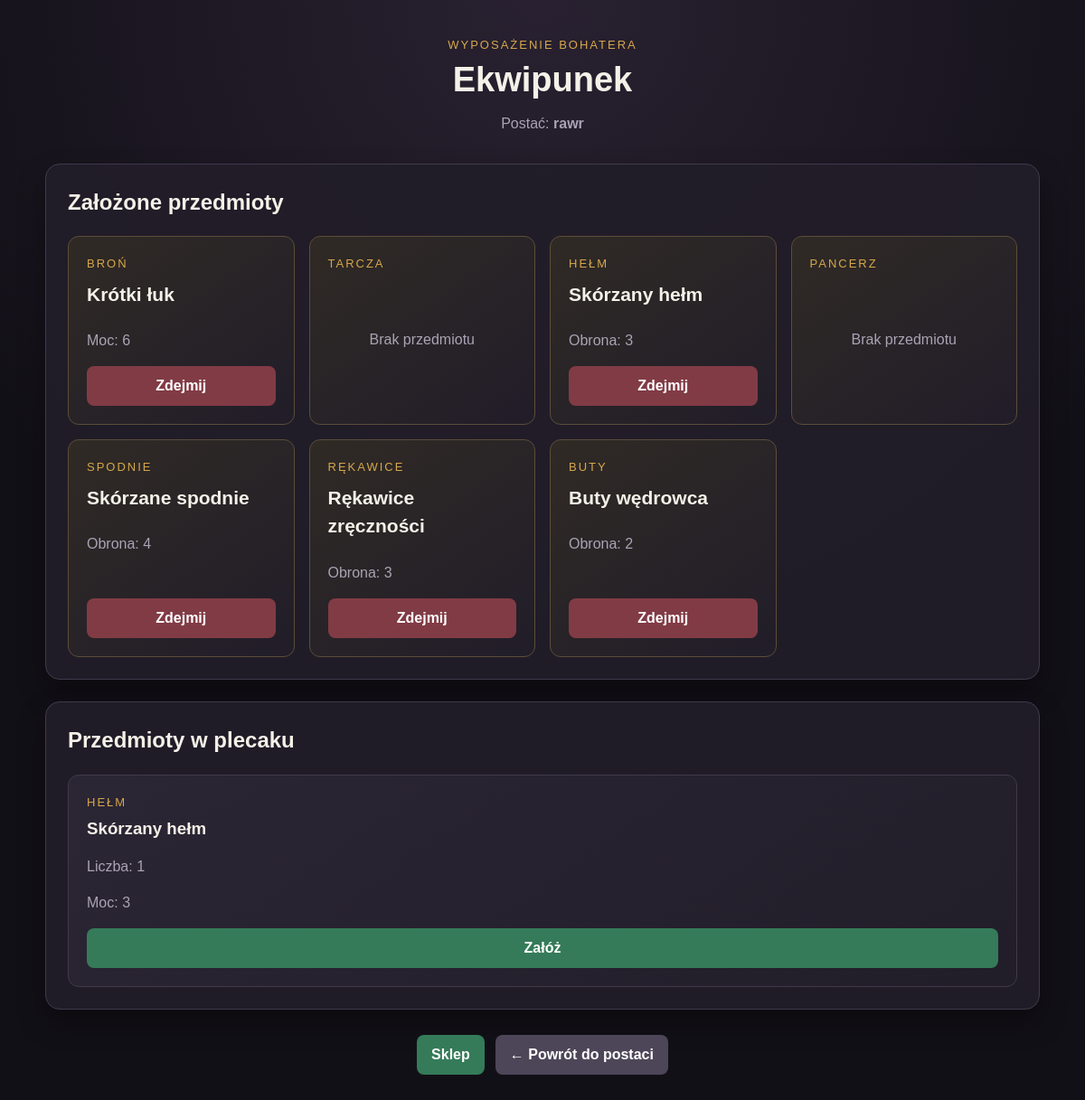
The app's page /game/1/equipment/ with its own data.
### game/models/character.py (models this page shows, shortened)
class Character(models.Model):
    owner = models.ForeignKey(User, on_delete=models.CASCADE, verbose_name=_("Właściciel"))
    name = models.CharField(_("Nazwa"), max_length=50)
    race = models.ForeignKey(
        "Race",
        on_delete=models.PROTECT,
        verbose_name=_("Rasa")
    )
    character_class = models.ForeignKey(
        "CharacterClass",
        on_delete=models.PROTECT,
        verbose_name=_("Klasa postaci")
    )
    level = models.IntegerField(_("Poziom"), default=1)
    experience = models.IntegerField(_("Doświadczenie"), default=0)
    max_hp = models.IntegerField(_("Maksymalne HP"), default=100)
    current_hp = models.IntegerField(_("Aktualne HP"), default=100)
    max_mana = models.IntegerField(_("Maksymalna mana"), default=0)
    current_mana = models.IntegerField(_("Aktualna mana"), default=0)
    strength = models.IntegerField(_("Siła"), default=10)
    agility = models.IntegerField(_("Zręczność"), default=10)
    intelligence = models.IntegerField(_("Inteligencja"), default=10)
    gold = models.IntegerField(_("Złoto"), default=0)

### game/models/equipment.py (models this page shows, shortened)
class Equipment(models.Model):
    character = models.OneToOneField(
        Character,
        on_delete=models.CASCADE,
        related_name="equipment",
        verbose_name=_("Postać")
    )
    weapon = models.ForeignKey(
        Item,
        on_delete=models.SET_NULL, null=True, blank=True,
        related_name="equipped_as_weapon",
        verbose_name=_("Broń")
    )
    shield = models.ForeignKey(
        Item,
        on_delete=models.SET_NULL, null=True, blank=True,
        related_name="equipped_as_shield",
        verbose_name=_("Tarcza")
    )
    helmet = models.ForeignKey(
        Item,
        on_delete=models.SET_NULL, null=True, blank=True,
        related_name="equipped_as_helmet",
        verbose_name=_("Hełm")
    )
    armor = models.ForeignKey(
        Item,
        on_delete=models.SET_NULL, null=True, blank=True,
        related_name="equipped_as_armor",
        verbose_name=_("Pancerz")
    )
    leggings = models.ForeignKey(
        Item,
        on_delete=models.SET_NULL, null=True, blank=True,
        related_name="equipped_as_leggings",
        verbose_name=_("Spodnie")
    )
    gloves = models.ForeignKey(
        Item,
        on_delete=models.SET_NULL, null=True, blank=True,
        related_name="equipped_as_gloves",
        verbose_name=_("Rękawice")
    )
    boots = models.ForeignKey(
        Item,
        on_delete=models.SET_NULL, null=True, blank=True,
        related_name="equipped_as_boots",
        verbose_name=_("Buty")
    )
    class Meta:
        verbose_name = _("Ekwipunek")
        verbose_name_plural = _("Ekwipunki")

### game/models/items.py (models this page shows, shortened)
class Item(models.Model):
    class Type(models.TextChoices):
        SWORD = "SWORD", "Miecz"
        BOW = "BOW", "Łuk"
        STAFF = "STAFF", "Laska"
        SHIELD = "SHIELD", "Tarcza"
        HELMET = "HELMET", "Hełm"
        ARMOR = "ARMOR", "Pancerz"
        LEGGINGS = "LEGGINGS", "Spodnie"
        GLOVES = "GLOVES", "Rękawice"
        BOOTS = "BOOTS", "Buty"
        POTION = "POTION", "Mikstura"
        MATERIAL = "MATERIAL", "Materiał"
        QUEST_ITEM = "QUEST_ITEM", "Przedmiot fabularny"
    class Rarity(models.TextChoices):
        COMMON = "COMMON", "Zwykły"
        UNCOMMON = "UNCOMMON", "Niepospolity"
        RARE = "RARE", "Rzadki"
        EPIC = "EPIC", "Epicki"
        LEGENDARY = "LEGENDARY", "Legendarny"
    class BonusStats(models.TextChoices):
        NONE = "NONE", "Brak"
        STRENGTH = "STRENGTH", "Siła"
        AGILITY = "AGILITY", "Zręczność"
        INTELLIGENCE = "INTELLIGENCE", "Inteligencja"
        HP = "HP", "Punkty życia"
        MANA = "MANA", "Mana"
    name = models.CharField(
        _("Nazwa"),
        max_length=100
    )
    description = models.TextField(
        _("Opis"),
        blank=True
    )
    type = models.CharField(
        _("Typ"),
        max_length=20,
        choices=Type.choices
    )
    rarity = models.CharField(
        _("Rzadkość"),
        max_length=20,
        choices=Rarity.choices,
        default=Rarity.COMMON
    )
    required_level = models.PositiveIntegerField(
        _("Wymagany poziom"),
        default=1
    )
    buy_price = models.PositiveIntegerField(
        _("Cena zakupu"),
        default=0
    )
    sell_price = models.PositiveIntegerField(
        _("Cena sprzedaży"),
        default=0
    )
    icon = models.ImageField(
        _("Ikona"),
        upload_to="items/icons/",
        blank=True,
        null=True
    )
    power = models.IntegerField(
        _("Moc (obrażenia/obrona)"),
        default=0
    )
    bonus_stat = models.CharField(
        _("Bonus do statystyki"),
        max_length=20,
        choices=BonusStats.choices,
        default=BonusStats.NONE
    )
    bonus_value = models.IntegerField(
        _("Wartość bonusu"),
        default=0
    )
    heal_amount = models.IntegerField(
        _("Leczenie hp"),
        default=0
    )

### game/models/inventory.py (models this page shows, shortened)
class InventoryItem(models.Model):
    character = models.ForeignKey(
        Character, on_delete=models.CASCADE,
        related_name="inventory_items",
        verbose_name=_("Postać")
    )
    item = models.ForeignKey(
        Item, on_delete=models.CASCADE,
        verbose_name=_("Przedmioty")
    )
    quantity = models.PositiveIntegerField(_("Ilość"), default=1)
    class Meta:
        verbose_name = _("Przedmioty w ekwipunku")
        verbose_name_plural = _("Przedmioty w ekwipunku")
        unique_together = ("character",'item')

### game/views.py (the view)
# urls.py: path("<int:character_id>/equipment/", views.equipment_detail, name="equipment_detail"),
def equipment_detail(request, character_id):
    character = get_object_or_404(Character, id=character_id)
    inventory_items = InventoryItem.objects.filter(character=character)
    error_message = request.GET.get('error')
    return render(request, "game/equipment_detail.html", {
        "character": character,
        "inventory_items": inventory_items,
        "error_message": error_message,
    })

### game/templates/game/equipment_detail.html (shortened to what this page needs)
<!DOCTYPE html>
{% load static %}
<html lang="pl">
<head>
    <link
        rel="stylesheet"
        href="{% static 'game/css/common.css' %}"
    >
    <link
        rel="stylesheet"
        href="{% static 'game/css/equipment.css' %}"
    >
</head>
<body>
<main class="page-container">
    <header class="page-header">
        <p class="equipment-label">Wyposażenie bohatera</p>
        <h1>Ekwipunek</h1>
        <p class="page-subtitle">
            Postać: <strong>{{ character.name }}</strong>
        </p>
    </header>
    <section class="panel">
        <h2>Założone przedmioty</h2>
        <div class="equipment-grid">
            <article class="equipment-slot">
                <p class="slot-name">Broń</p>
                {% if character.equipment.weapon %}
                    <h3>{{ character.equipment.weapon.name }}</h3>
                    <p class="slot-stat">
                        Moc: {{ character.equipment.weapon.power }}
                    </p>
                    <form
                        method="post"
                        action="{% url 'game:unequip_item' character.id 'weapon' %}"
                    >
                        <button
                            class="button button-danger"
                            type="submit"
                        >
                            Zdejmij
                        </button>
                    </form>
                {% else %}
                    <p class="empty-slot">Brak przedmiotu</p>
                {% endif %}
            </article>
            <article class="equipment-slot">
                <p class="slot-name">Tarcza</p>
                {% if character.equipment.shield %}
                    <h3>{{ character.equipment.shield.name }}</h3>
                    <p class="slot-stat">
                        Obrona: {{ character.equipment.shield.power }}
                    </p>
                    <form
                        method="post"
                        action="{% url 'game:unequip_item' character.id 'shield' %}"
                    >
                        {% csrf_token %}
                        <button
                            class="button button-danger"
                            type="submit"
                        >
                            Zdejmij
                        </button>
                    </form>
                {% else %}
                    <p class="empty-slot">Brak przedmiotu</p>
                {% endif %}
            </article>
            <article class="equipment-slot">
                <p class="slot-name">Hełm</p>
                {% if character.equipment.helmet %}
                    <h3>{{ character.equipment.helmet.name }}</h3>
                    <p class="slot-stat">
                        Obrona: {{ character.equipment.helmet.power }}
                    </p>
                    <form
                        method="post"
                        action="{% url 'game:unequip_item' character.id 'helmet' %}"
                    >
                        <button
                            class="button button-danger"
                            type="submit"
                        >
                            Zdejmij
                        </button>
                    </form>
                {% else %}
                    <p class="empty-slot">Brak przedmiotu</p>
                {% endif %}
            </article>
            <article class="equipment-slot">
                <p class="slot-name">Pancerz</p>
                {% if character.equipment.armor %}
                    <h3>{{ character.equipment.armor.name }}</h3>
                    <p class="slot-stat">
                        Obrona: {{ character.equipment.armor.power }}
                    </p>
                    <form
                        method="post"
                        action="{% url 'game:unequip_item' character.id 'armor' %}"
                    >
                        {% csrf_token %}
                        <button
                            class="button button-danger"
                            type="submit"
                        >
                            Zdejmij
                        </button>
                    </form>
                {% else %}
                    <p class="empty-slot">Brak przedmiotu</p>
                {% endif %}
            </article>
            <article class="equipment-slot">
                <p class="slot-name">Spodnie</p>
                {% if character.equipment.leggings %}
                    <h3>{{ character.equipment.leggings.name }}</h3>
                    <p class="slot-stat">
                        Obrona: {{ character.equipment.leggings.power }}
                    </p>
                    <form
                        method="post"
                        action="{% url 'game:unequip_item' character.id 'leggings' %}"
                    >
                        <button
                            class="button button-danger"
                            type="submit"
                        >
                            Zdejmij
                        </button>
                    </form>
                {% else %}
                    <p class="empty-slot">Brak przedmiotu</p>
                {% endif %}
            </article>
            <article class="equipment-slot">
                <p class="slot-name">Rękawice</p>
                {% if character.equipment.gloves %}
                    <h3>{{ character.equipment.gloves.name }}</h3>
                    <p class="slot-stat">
                        Obrona: {{ character.equipment.gloves.power }}
                    </p>
                    <form
                        method="post"
                        action="{% url 'game:unequip_item' character.id 'gloves' %}"
                    >
                        <button
                            class="button button-danger"
                            type="submit"
                        >
                            Zdejmij
                        </button>
                    </form>
                {% else %}
                    <p class="empty-slot">Brak przedmiotu</p>
                {% endif %}
            </article>
            <article class="equipment-slot">
                <p class="slot-name">Buty</p>
                {% if character.equipment.boots %}
                    <h3>{{ character.equipment.boots.name }}</h3>
                    <p class="slot-stat">
                        Obrona: {{ character.equipment.boots.power }}
                    </p>
                    <form
                        method="post"
                        action="{% url 'game:unequip_item' character.id 'boots' %}"
                    >
                        <button
                            class="button button-danger"
                            type="submit"
                        >
                            Zdejmij
                        </button>
                    </form>
                {% else %}
                    <p class="empty-slot">Brak przedmiotu</p>
                {% endif %}
            </article>
        </div>
    </section>
    <section class="panel">
        <h2>Przedmioty w plecaku</h2>
        <div class="inventory-grid">
            {% for inventory_item in inventory_items %}
                <article class="inventory-card">
                    <div>
                        <p class="item-type">
                            {{ inventory_item.item.get_type_display }}
                        </p>
                        <h3>{{ inventory_item.item.name }}</h3>
                        <p class="item-quantity">
                            Liczba: {{ inventory_item.quantity }}
                        </p>
                        {% if inventory_item.item.power %}
                            <p class="item-stat">
                                Moc: {{ inventory_item.item.power }}
                            </p>
                        {% endif %}
                    </div>
                    {% if inventory_item.item.type != "POTION" and inventory_item.item.type != "MATERIAL" and inventory_item.item.type != "QUEST_ITEM" %}
                        <form
                            method="post"
                            action="{% url 'game:equip_item' character.id inventory_item.item.id %}"
                        >
                            <button
                                class="button button-success equip-button"
                                type="submit"
                            >
                                Załóż
                            </button>
                        </form>
                    {% else %}
                        <p class="non-equippable">
                            Tego przedmiotu nie można założyć.
                        </p>
                    {% endif %}
                </article>
            {% empty %}
                <p class="empty-message">
                    Plecak jest pusty.
                </p>
            {% endfor %}
        </div>
    </section>
    <nav class="page-navigation">
        <a
            class="button button-success"
            href="{% url 'game:shop_detail' character.id %}"
        >
            Sklep
        </a>
        <a
            class="button button-secondary"
            href="{% url 'game:character_list' %}"
        >
            ← Powrót do postaci
        </a>
    </nav>
</main>
</body>
</html>

### records on screen
Character: name "rawr", equipment.weapon.name "Krótki łuk", equipment.weapon.power "6", equipment.helmet.name "Skórzany hełm", equipment.helmet.power "3", equipment.leggings.name "Skórzane spodnie", equipment.leggings.power "4", equipment.gloves.name "Rękawice zręczności", equipment.gloves.power "3", equipment.boots.name "Buty wędrowca", equipment.boots.power "2"
InventoryItem: item.type "HEŁM", item.name "Skórzany hełm", quantity "1", item.power "3", shows "Załóż"
